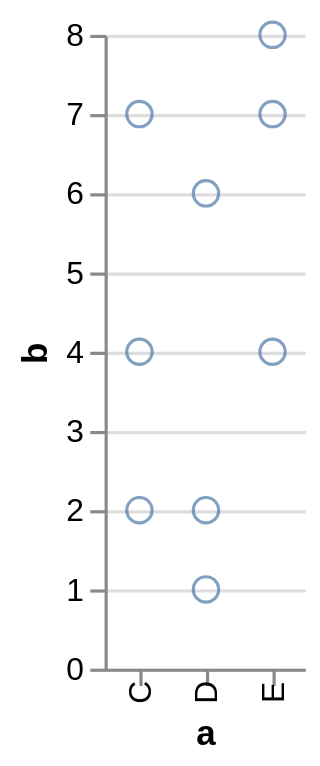

Describe this chart as a Vega-Lite specification.
### Vega specification from a JSON file in a GitHub repository (floating-point values rounded to 4 significant figures)
{"$schema": "http://vega.github.io/schema/vega/v3.0.json", "autosize": "pad", "padding": 5, "encode": {"update": {"fill": {"value": "transparent"}}}, "data": [{"name": "source_0", "values": [{"a": "C", "b": 2}, {"a": "C", "b": 7}, {"a": "C", "b": 4}, {"a": "D", "b": 1}, {"a": "D", "b": 2}, {"a": "D", "b": 6}, {"a": "E", "b": 8}, {"a": "E", "b": 4}, {"a": "E", "b": 7}], "format": {"type": "json", "parse": {"b": "number"}}, "transform": [{"type": "filter", "expr": "datum[\"b\"] !== null && !isNaN(datum[\"b\"])"}]}], "signals": [{"name": "width", "update": "bandspace(domain('x').length, 1, 0.5) * 21"}, {"name": "height", "update": "200"}], "marks": [{"name": "marks", "type": "symbol", "role": "point", "from": {"data": "source_0"}, "encode": {"update": {"x": {"scale": "x", "field": "a"}, "y": {"scale": "y", "field": "b"}, "stroke": {"value": "#4c78a8"}, "fill": {"value": "transparent"}, "opacity": {"value": 0.7}}}}], "scales": [{"name": "x", "type": "point", "domain": {"data": "source_0", "field": "a", "sort": true}, "range": {"step": 21}, "round": true, "padding": 0.5}, {"name": "y", "type": "linear", "domain": {"data": "source_0", "field": "b"}, "range": [200, 0], "round": true, "nice": true, "zero": true}], "axes": [{"scale": "x", "orient": "bottom", "tickCount": 5, "title": "a", "zindex": 1, "encode": {"labels": {"update": {"angle": {"value": 270}, "baseline": {"value": "middle"}}}}}, {"scale": "y", "format": "s", "orient": "left", "title": "b", "zindex": 1}, {"scale": "y", "domain": false, "format": "s", "grid": true, "labels": false, "orient": "left", "ticks": false, "zindex": 0, "gridScale": "x"}]}
